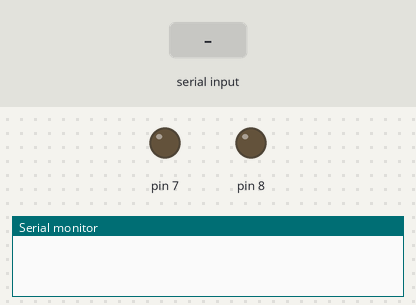
The sketch below on a simulated Arduino Uno, built with avr-gcc and run on an emulated ATmega328P. On the bench: output pins drawn as LEDs (lit = HIGH), the last lines printed to the serial monitor. The test bench sets the inputs (shaded band).

Above: at 1.2 s.
1.3 s: byte 30 received over Serial
At 1.6 s:
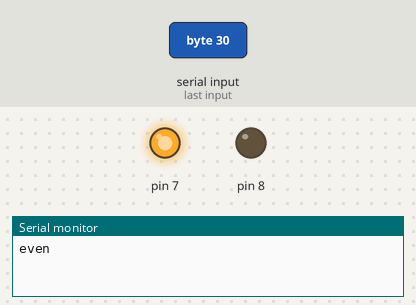
Timing chart, 0 to 4.3 s (numbered marks = the images above; inputs shaded):
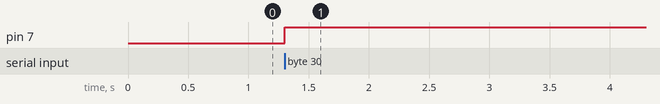

Measured:
- after the input at 1.3 s, pin 7: LOW → HIGH at once

The sketch:

led_blinking_w_r_t_odd_or_even1.ino
```cpp
// C++ code
//
void setup()
{
  Serial.begin(9600);
  pinMode(7, OUTPUT);
  pinMode(8, OUTPUT);

}

void loop()
{
  int c;
  if(Serial.available())
  {
    c=Serial.read();
    if(c%2==0)
    {
      Serial.print("even");
      digitalWrite(7, HIGH);
      digitalWrite(8, LOW);
    }
    else if(c%2!=0)
    {
      Serial.print("odd");
      digitalWrite(8, HIGH);
      digitalWrite(7, LOW);
    }
  }

}
```
